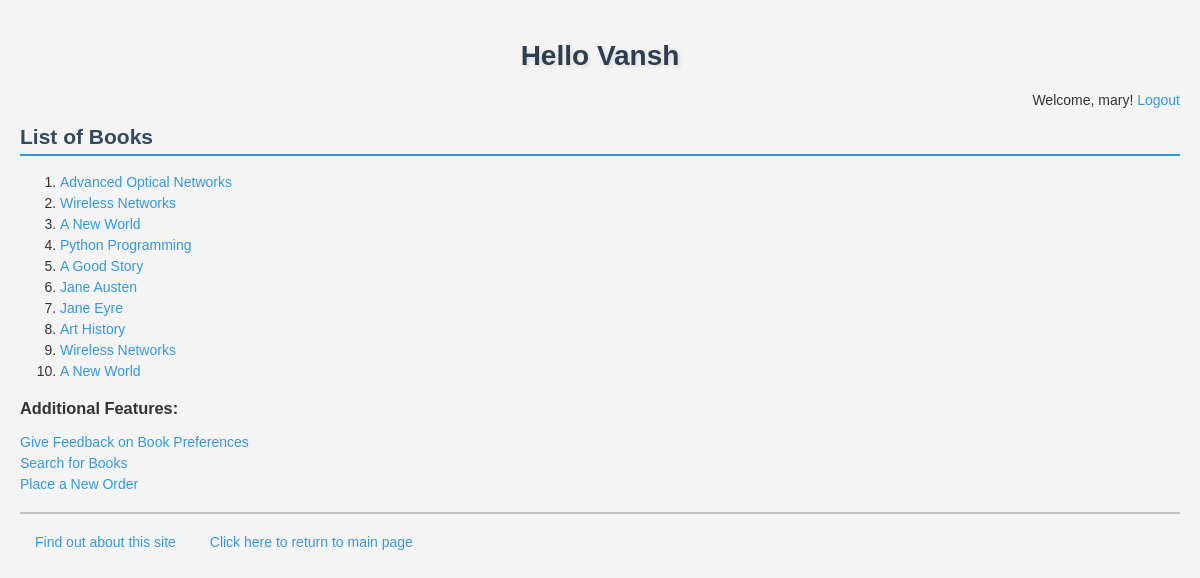
The page /mywebsite/ (signed in) on the database its author committed.
### mywebsite/models.py (models this page shows, shortened)
class Book(models.Model):
    CATEGORY_CHOICES = [
        ('S', 'Science&Tech'),
        ('F', 'Fiction'),
        ('B', 'Biography'),
        ('T', 'Travel'),
        ('O', 'Other')
    ]
    title = models.CharField(max_length=200)
    category = models.CharField(max_length=1, choices=CATEGORY_CHOICES, default='S')
    num_pages = models.PositiveIntegerField(default=100)
    price = models.DecimalField(max_digits=10, decimal_places=2)
    publisher = models.ForeignKey(Publisher, related_name='books', on_delete=models.CASCADE)
    description = models.TextField(blank=True)  # New optional field added

### mywebsite/views.py (the view)
# urls.py: path('', views.index, name='index'),
def index(request):
    booklist = Book.objects.all().order_by('id')[:10]
    return render(request, 'mywebsite/index.html', {'booklist': booklist})

### mywebsite/templates/mywebsite/index.html
{% extends 'mywebsite/base.html' %}
{% block myhdg %}Hello Vansh {% endblock %}
{% block body_block %}
    {% if booklist %}
        <h2>List of Books</h2>
        <ol>
            {% for book in booklist %}
                <li><a href="{% url 'mywebsite:detail' book.id %}">{{ book.title }}</a></li>
            {% endfor %}
        </ol>
    {% else %}
        <strong>There are no available books!</strong>
    {% endif %}
    <div style="margin-top: 20px;">
        <h3>Additional Features:</h3>
        <ul>
            <li><a href="{% url 'mywebsite:feedback' %}">Give Feedback on Book Preferences</a></li>
            <li><a href="{% url 'mywebsite:findbooks' %}">Search for Books</a></li>
            <li><a href="{% url 'mywebsite:place_order' %}">Place a New Order</a></li>
        </ul>
    </div>
{% endblock %}

### mywebsite/templates/mywebsite/base.html (shortened to what this page needs)
<!DOCTYPE html>
{% load static %}
<html>
<head>
    <link rel="stylesheet" type="text/css" href="{% static 'mywebsite/style.css' %}" />
</head>
<body>
    <div>
        <h1>{% block myhdg %}Hello User {% endblock %}</h1>
        <div style="text-align: right; margin-bottom: 10px;">
            {% if user.is_authenticated %}
                <span>Welcome, {{ user.username }}!</span>
                <a href="{% url 'mywebsite:user_logout' %}">Logout</a>
            {% else %}
                <a href="{% url 'mywebsite:user_login' %}">Login</a>
            {% endif %}
        </div>
        {% block body_block %}*** {% endblock %}
    </div>
    <hr />
    <div>
        <ul>
            <li class="hbar1"><a href="/mywebsite/about/">Find out about this site</a></li>
            <li class="hbar1"><a href="{% url 'mywebsite:index' %}">Click here to return to main page</a><br/></li>
        </ul>
    </div>
</body>
</html>

### mywebsite/static/mywebsite/style.css (style rules this page uses)
body { background-color: #f4f4f4; color: #333; font-family: Arial, sans-serif; font-size: 14px; margin: 0; padding: 20px; }
h1 { color: #2c3e50; font-size: 28px; font-style: normal; font-weight: bold; text-align: center; margin: 20px 0; text-shadow: 2px 2px 4px rgba(0,0,0,0.1); }
.hbar1 { display: inline; margin: 15px; }
h2 { color: #34495e; border-bottom: 2px solid #3498db; padding-bottom: 5px; }
a { color: #3498db; text-decoration: none; }
ul { list-style-type: none; padding: 0; }
li { margin: 5px 0; }
hr { border: none; height: 2px; background-color: #bdc3c7; margin: 20px 0; }

### rows shown on the page
Book: title "Advanced Optical Networks"
Book: title "Wireless Networks"
Book: title "A New World"
Book: title "Python Programming"
Book: title "A Good Story"
Book: title "Jane Austen"
Book: title "Jane Eyre"
Book: title "Art History"
Book: title "Wireless Networks"
Book: title "A New World"

### other values the page prints
{{ user.username }} "mary"
